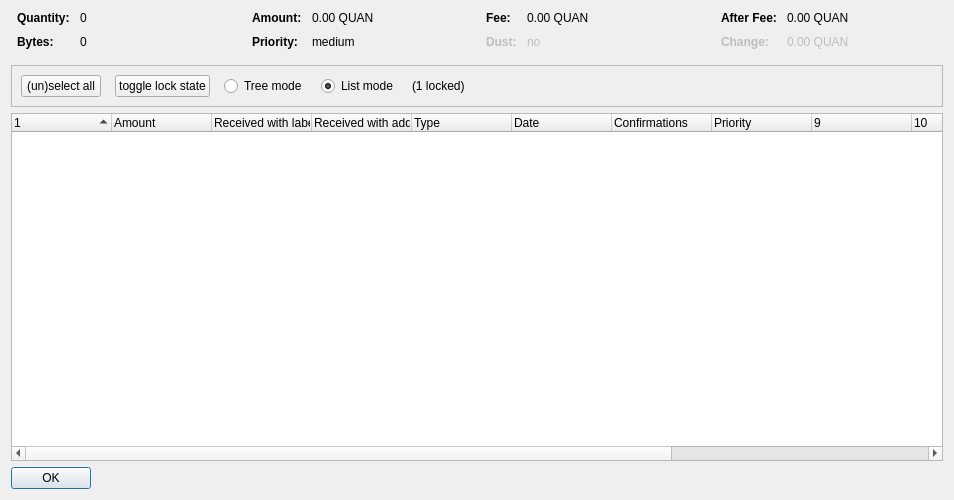
<?xml version="1.0" encoding="UTF-8"?>
<ui version="4.0">
 <class>CoinControlDialog</class>
 <widget class="QDialog" name="CoinControlDialog">
  <property name="geometry">
   <rect>
    <x>0</x>
    <y>0</y>
    <width>954</width>
    <height>500</height>
   </rect>
  </property>
  <property name="windowTitle">
   <string>Coin Selection</string>
  </property>
  <layout class="QVBoxLayout" name="verticalLayout">
   <item>
    <layout class="QHBoxLayout" name="horizontalLayoutTop" stretch="0,0,0,0">
     <property name="topMargin">
      <number>0</number>
     </property>
     <property name="bottomMargin">
      <number>10</number>
     </property>
     <item>
      <layout class="QFormLayout" name="formLayoutCoinControl1">
       <property name="horizontalSpacing">
        <number>10</number>
       </property>
       <property name="verticalSpacing">
        <number>10</number>
       </property>
       <property name="leftMargin">
        <number>6</number>
       </property>
       <property name="rightMargin">
        <number>6</number>
       </property>
       <item row="0" column="0">
        <widget class="QLabel" name="labelCoinControlQuantityText">
         <property name="font">
          <font>
           <weight>75</weight>
           <bold>true</bold>
          </font>
         </property>
         <property name="text">
          <string>Quantity:</string>
         </property>
        </widget>
       </item>
       <item row="0" column="1">
        <widget class="QLabel" name="labelCoinControlQuantity">
         <property name="cursor">
          <cursorShape>IBeamCursor</cursorShape>
         </property>
         <property name="contextMenuPolicy">
          <enum>Qt::ActionsContextMenu</enum>
         </property>
         <property name="text">
          <string notr="true">0</string>
         </property>
         <property name="textInteractionFlags">
          <set>Qt::LinksAccessibleByMouse|Qt::TextSelectableByKeyboard|Qt::TextSelectableByMouse</set>
         </property>
        </widget>
       </item>
       <item row="1" column="0">
        <widget class="QLabel" name="labelCoinControlBytesText">
         <property name="font">
          <font>
           <weight>75</weight>
           <bold>true</bold>
          </font>
         </property>
         <property name="text">
          <string>Bytes:</string>
         </property>
        </widget>
       </item>
       <item row="1" column="1">
        <widget class="QLabel" name="labelCoinControlBytes">
         <property name="cursor">
          <cursorShape>IBeamCursor</cursorShape>
         </property>
         <property name="contextMenuPolicy">
          <enum>Qt::ActionsContextMenu</enum>
         </property>
         <property name="text">
          <string notr="true">0</string>
         </property>
         <property name="textInteractionFlags">
          <set>Qt::LinksAccessibleByMouse|Qt::TextSelectableByKeyboard|Qt::TextSelectableByMouse</set>
         </property>
        </widget>
       </item>
      </layout>
     </item>
     <item>
      <layout class="QFormLayout" name="formLayoutCoinControl2">
       <property name="horizontalSpacing">
        <number>10</number>
       </property>
       <property name="verticalSpacing">
        <number>10</number>
       </property>
       <property name="leftMargin">
        <number>6</number>
       </property>
       <property name="rightMargin">
        <number>6</number>
       </property>
       <item row="0" column="0">
        <widget class="QLabel" name="labelCoinControlAmountText">
         <property name="font">
          <font>
           <weight>75</weight>
           <bold>true</bold>
          </font>
         </property>
         <property name="text">
          <string>Amount:</string>
         </property>
        </widget>
       </item>
       <item row="0" column="1">
        <widget class="QLabel" name="labelCoinControlAmount">
         <property name="cursor">
          <cursorShape>IBeamCursor</cursorShape>
         </property>
         <property name="contextMenuPolicy">
          <enum>Qt::ActionsContextMenu</enum>
         </property>
         <property name="text">
          <string notr="true">0.00 QUAN</string>
         </property>
         <property name="textInteractionFlags">
          <set>Qt::LinksAccessibleByMouse|Qt::TextSelectableByKeyboard|Qt::TextSelectableByMouse</set>
         </property>
        </widget>
       </item>
       <item row="1" column="0">
        <widget class="QLabel" name="labelCoinControlPriorityText">
         <property name="font">
          <font>
           <weight>75</weight>
           <bold>true</bold>
          </font>
         </property>
         <property name="text">
          <string>Priority:</string>
         </property>
        </widget>
       </item>
       <item row="1" column="1">
        <widget class="QLabel" name="labelCoinControlPriority">
         <property name="cursor">
          <cursorShape>IBeamCursor</cursorShape>
         </property>
         <property name="contextMenuPolicy">
          <enum>Qt::ActionsContextMenu</enum>
         </property>
         <property name="text">
          <string>medium</string>
         </property>
         <property name="textInteractionFlags">
          <set>Qt::LinksAccessibleByMouse|Qt::TextSelectableByKeyboard|Qt::TextSelectableByMouse</set>
         </property>
        </widget>
       </item>
      </layout>
     </item>
     <item>
      <layout class="QFormLayout" name="formLayoutCoinControl3">
       <property name="horizontalSpacing">
        <number>10</number>
       </property>
       <property name="verticalSpacing">
        <number>10</number>
       </property>
       <property name="leftMargin">
        <number>6</number>
       </property>
       <property name="rightMargin">
        <number>6</number>
       </property>
       <item row="0" column="0">
        <widget class="QLabel" name="labelCoinControlFeeText">
         <property name="font">
          <font>
           <weight>75</weight>
           <bold>true</bold>
          </font>
         </property>
         <property name="text">
          <string>Fee:</string>
         </property>
        </widget>
       </item>
       <item row="0" column="1">
        <widget class="QLabel" name="labelCoinControlFee">
         <property name="cursor">
          <cursorShape>IBeamCursor</cursorShape>
         </property>
         <property name="contextMenuPolicy">
          <enum>Qt::ActionsContextMenu</enum>
         </property>
         <property name="text">
          <string notr="true">0.00 QUAN</string>
         </property>
         <property name="textInteractionFlags">
          <set>Qt::LinksAccessibleByMouse|Qt::TextSelectableByKeyboard|Qt::TextSelectableByMouse</set>
         </property>
        </widget>
       </item>
       <item row="1" column="0">
        <widget class="QLabel" name="labelCoinControlLowOutputText">
         <property name="enabled">
          <bool>false</bool>
         </property>
         <property name="font">
          <font>
           <weight>75</weight>
           <bold>true</bold>
          </font>
         </property>
         <property name="text">
          <string>Dust:</string>
         </property>
        </widget>
       </item>
       <item row="1" column="1">
        <widget class="QLabel" name="labelCoinControlLowOutput">
         <property name="enabled">
          <bool>false</bool>
         </property>
         <property name="cursor">
          <cursorShape>IBeamCursor</cursorShape>
         </property>
         <property name="contextMenuPolicy">
          <enum>Qt::ActionsContextMenu</enum>
         </property>
         <property name="text">
          <string>no</string>
         </property>
         <property name="textInteractionFlags">
          <set>Qt::LinksAccessibleByMouse|Qt::TextSelectableByKeyboard|Qt::TextSelectableByMouse</set>
         </property>
        </widget>
       </item>
      </layout>
     </item>
     <item>
      <layout class="QFormLayout" name="formLayoutCoinControl4">
       <property name="horizontalSpacing">
        <number>10</number>
       </property>
       <property name="verticalSpacing">
        <number>10</number>
       </property>
       <property name="leftMargin">
        <number>6</number>
       </property>
       <property name="rightMargin">
        <number>6</number>
       </property>
       <item row="0" column="0">
        <widget class="QLabel" name="labelCoinControlAfterFeeText">
         <property name="font">
          <font>
           <weight>75</weight>
           <bold>true</bold>
          </font>
         </property>
         <property name="text">
          <string>After Fee:</string>
         </property>
        </widget>
       </item>
       <item row="0" column="1">
        <widget class="QLabel" name="labelCoinControlAfterFee">
         <property name="cursor">
          <cursorShape>IBeamCursor</cursorShape>
         </property>
         <property name="contextMenuPolicy">
          <enum>Qt::ActionsContextMenu</enum>
         </property>
         <property name="text">
          <string notr="true">0.00 QUAN</string>
         </property>
         <property name="textInteractionFlags">
          <set>Qt::LinksAccessibleByMouse|Qt::TextSelectableByKeyboard|Qt::TextSelectableByMouse</set>
         </property>
        </widget>
       </item>
       <item row="1" column="0">
        <widget class="QLabel" name="labelCoinControlChangeText">
         <property name="enabled">
          <bool>false</bool>
         </property>
         <property name="font">
          <font>
           <weight>75</weight>
           <bold>true</bold>
          </font>
         </property>
         <property name="text">
          <string>Change:</string>
         </property>
        </widget>
       </item>
       <item row="1" column="1">
        <widget class="QLabel" name="labelCoinControlChange">
         <property name="enabled">
          <bool>false</bool>
         </property>
         <property name="cursor">
          <cursorShape>IBeamCursor</cursorShape>
         </property>
         <property name="contextMenuPolicy">
          <enum>Qt::ActionsContextMenu</enum>
         </property>
         <property name="text">
          <string notr="true">0.00 QUAN</string>
         </property>
         <property name="textInteractionFlags">
          <set>Qt::LinksAccessibleByMouse|Qt::TextSelectableByKeyboard|Qt::TextSelectableByMouse</set>
         </property>
        </widget>
       </item>
      </layout>
     </item>
    </layout>
   </item>
   <item>
    <widget class="QFrame" name="frame">
     <property name="minimumSize">
      <size>
       <width>0</width>
       <height>40</height>
      </size>
     </property>
     <property name="frameShape">
      <enum>QFrame::StyledPanel</enum>
     </property>
     <property name="frameShadow">
      <enum>QFrame::Sunken</enum>
     </property>
     <layout class="QHBoxLayout" name="horizontalLayout">
      <item>
       <layout class="QHBoxLayout" name="horizontalLayoutPanel" stretch="0,0,0,0,0,0">
        <property name="spacing">
         <number>14</number>
        </property>
        <item>
         <widget class="QPushButton" name="pushButtonSelectAll">
          <property name="sizePolicy">
           <sizepolicy hsizetype="Maximum" vsizetype="Fixed">
            <horstretch>0</horstretch>
            <verstretch>0</verstretch>
           </sizepolicy>
          </property>
          <property name="text">
           <string>(un)select all</string>
          </property>
          <property name="autoDefault">
           <bool>false</bool>
          </property>
         </widget>
        </item>
        <item>
         <widget class="QPushButton" name="pushButtonToggleLock">
          <property name="sizePolicy">
           <sizepolicy hsizetype="Maximum" vsizetype="Fixed">
            <horstretch>0</horstretch>
            <verstretch>0</verstretch>
           </sizepolicy>
          </property>
          <property name="text">
           <string>toggle lock state</string>
          </property>
          <property name="autoDefault">
           <bool>false</bool>
          </property>
         </widget>
        </item>
        <item>
         <widget class="QRadioButton" name="radioTreeMode">
          <property name="sizePolicy">
           <sizepolicy hsizetype="Maximum" vsizetype="Fixed">
            <horstretch>0</horstretch>
            <verstretch>0</verstretch>
           </sizepolicy>
          </property>
          <property name="text">
           <string>Tree mode</string>
          </property>
         </widget>
        </item>
        <item>
         <widget class="QRadioButton" name="radioListMode">
          <property name="sizePolicy">
           <sizepolicy hsizetype="Maximum" vsizetype="Fixed">
            <horstretch>0</horstretch>
            <verstretch>0</verstretch>
           </sizepolicy>
          </property>
          <property name="text">
           <string>List mode</string>
          </property>
          <property name="checked">
           <bool>true</bool>
          </property>
         </widget>
        </item>
        <item>
         <widget class="QLabel" name="labelLocked">
          <property name="text">
           <string>(1 locked)</string>
          </property>
         </widget>
        </item>
        <item>
         <spacer name="horizontalSpacer">
          <property name="orientation">
           <enum>Qt::Horizontal</enum>
          </property>
          <property name="sizeHint" stdset="0">
           <size>
            <width>40</width>
            <height>20</height>
           </size>
          </property>
         </spacer>
        </item>
       </layout>
      </item>
     </layout>
    </widget>
   </item>
   <item>
    <widget class="CoinControlTreeWidget" name="treeWidget">
     <property name="contextMenuPolicy">
      <enum>Qt::CustomContextMenu</enum>
     </property>
     <property name="sortingEnabled">
      <bool>false</bool>
     </property>
     <property name="columnCount">
      <number>13</number>
     </property>
     <attribute name="headerShowSortIndicator" stdset="0">
      <bool>true</bool>
     </attribute>
     <attribute name="headerStretchLastSection">
      <bool>false</bool>
     </attribute>
     <column>
      <property name="text">
       <string/>
      </property>
     </column>
     <column>
      <property name="text">
       <string>Amount</string>
      </property>
     </column>
     <column>
      <property name="text">
       <string>Received with label</string>
      </property>
     </column>
     <column>
      <property name="text">
       <string>Received with address</string>
      </property>
     </column>
     <column>
      <property name="text">
	<string>Type</string>
      </property>
     </column>
     <column>
      <property name="text">	 
       <string>Date</string>
      </property>
     </column>
     <column>
      <property name="text">
       <string>Confirmations</string>
      </property>
      <property name="toolTip">
       <string>Confirmed</string>
      </property>
     </column>
     <column>
      <property name="text">
       <string>Priority</string>
      </property>
     </column>
     <column>
      <property name="text">
       <string/>
      </property>
     </column>
     <column>
      <property name="text">
       <string/>
      </property>
     </column>
     <column>
      <property name="text">
       <string/>
      </property>
     </column>
     <column>
      <property name="text">
       <string/>
      </property>
     </column>
     <column>
      <property name="text">
       <string/>
      </property>
     </column>
    </widget>
   </item>
   <item>
    <widget class="QDialogButtonBox" name="buttonBox">
     <property name="sizePolicy">
      <sizepolicy hsizetype="Maximum" vsizetype="Fixed">
       <horstretch>0</horstretch>
       <verstretch>0</verstretch>
      </sizepolicy>
     </property>
     <property name="orientation">
      <enum>Qt::Horizontal</enum>
     </property>
     <property name="standardButtons">
      <set>QDialogButtonBox::Ok</set>
     </property>
    </widget>
   </item>
  </layout>
 </widget>
 <customwidgets>
  <customwidget>
   <class>CoinControlTreeWidget</class>
   <extends>QTreeWidget</extends>
   <header>coincontroltreewidget.h</header>
  </customwidget>
 </customwidgets>
 <resources/>
 <connections/>
</ui>
